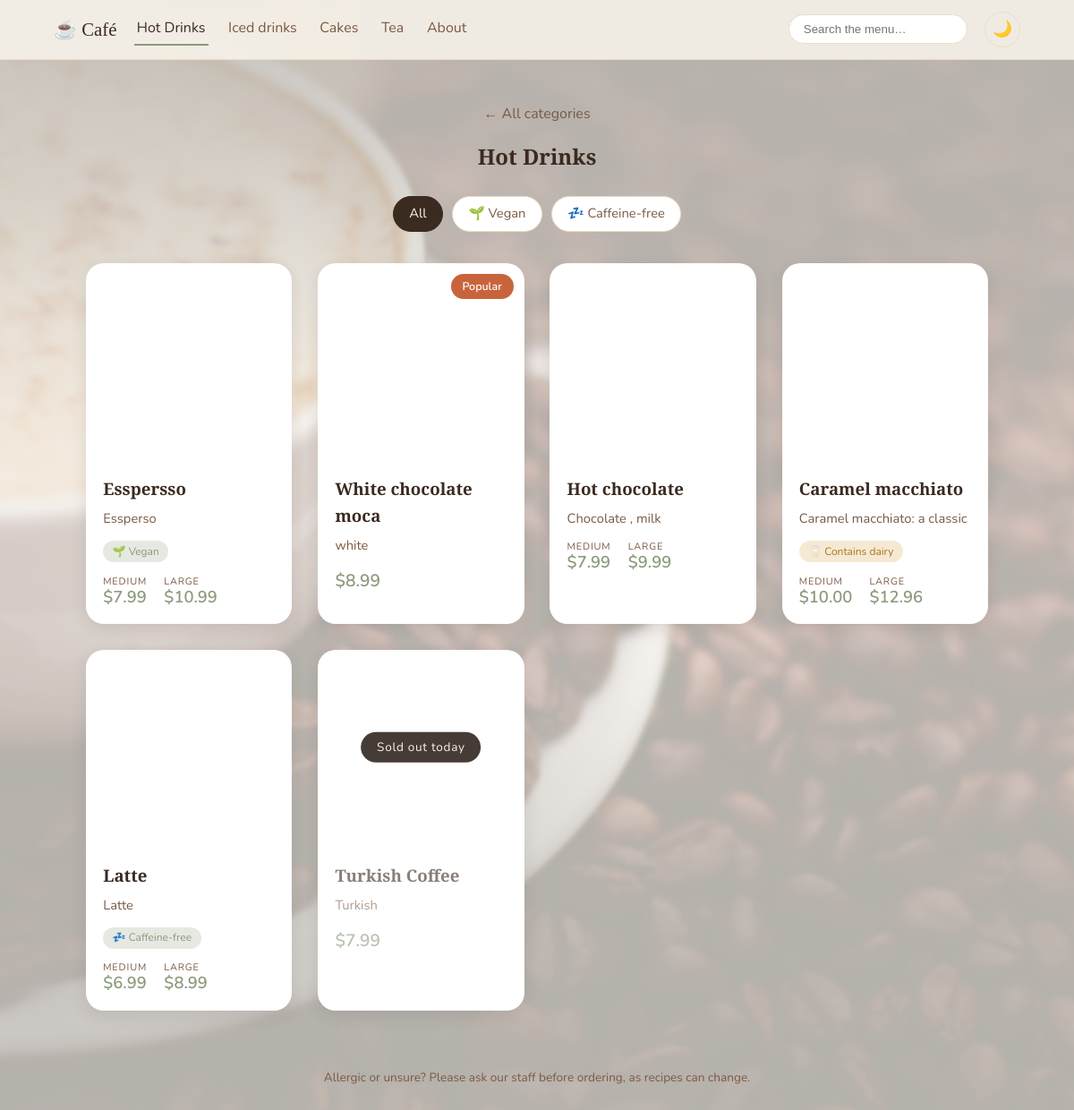
Page /coffee/hot-drinks/ on the committed database.
### coffee/models.py (models this page shows, shortened)
class Category(models.Model):
    name = models.CharField(max_length=60)
    slug = models.SlugField(unique=True)
    description = models.CharField(max_length=140, blank=True)
    image = models.ImageField(upload_to="categories/")
    order = models.PositiveIntegerField(default=0)
    class Meta:
        ordering = ["order"]
        verbose_name_plural = "categories"
    def get_absolute_url(self):
        return reverse("category_detail", args=[self.slug])

class Product(models.Model):
    BADGES = [("", "None"), ("new", "New"), ("popular", "Popular"), ("seasonal", "Seasonal")]
    category = models.ForeignKey(Category, related_name="products", on_delete=models.CASCADE)
    name = models.CharField(max_length=100)
    ingredients = models.TextField(help_text="e.g. Espresso, steamed milk, foam")
    image = models.ImageField(upload_to="products/")
    price = models.DecimalField("Price (medium)", max_digits=6, decimal_places=2,
                                help_text="The regular price. For items without sizes, like cakes, this is the only price.")
    price_large = models.DecimalField("Price (large)", max_digits=6, decimal_places=2,
                                      null=True, blank=True,
                                      help_text="Leave empty if the item has no sizes")
    available = models.BooleanField(default=True, help_text="Untick when sold out; it will show greyed out")
    badge = models.CharField(max_length=10, choices=BADGES, blank=True)
    is_vegan = models.BooleanField("Vegan", default=False)
    is_caffeine_free = models.BooleanField("Caffeine-free", default=False)
    has_nuts = models.BooleanField("Contains nuts", default=False)
    has_dairy = models.BooleanField("Contains dairy", default=False)

### coffee/views.py (the view)
# urls.py: path("coffee/<slug:slug>/", views.category_detail, name="category_detail"),
def category_detail(request, slug):
    category = get_object_or_404(Category, slug=slug)
    products = category.products.all()
    active_diet = request.GET.get("diet")
    if active_diet in DIET_FILTERS:
        products = products.filter(**DIET_FILTERS[active_diet])
    else:
        active_diet = None
    products = products.order_by("-available", "id")      # sold-out items sink to the bottom
    pick, _ = todays_pick()
    return render(request, "coffee/category_detail.html", {
        "category": category,
        "products": products,
        "pick_id": pick.id if pick else None,
        "active_diet": active_diet,
    })

### coffee/context_processors.py (called while the page is built)
def nav_categories(request):
    return {"nav_categories": Category.objects.all()}

### coffee/views.py (called while the page is built)
def todays_pick():
    today = timezone.localdate()
    pick = DailyPick.objects.filter(date=today).select_related("product__category").first()
    if pick:
        return pick.product, pick.note
    products = list(Product.objects.filter(available=True)
                    .select_related("category").order_by("id"))
    if products:                       # fallback: rotate by date
        return products[today.toordinal() % len(products)], ""
    return None, ""

### coffee/templates/coffee/category_detail.html (shortened to what this page needs)
{% extends "coffee/base.html" %}
{% block content %}
<header class="page-header">
  <a class="back" href="{% url 'categories' %}">← All categories</a>
  <h2>{{ category.name }}</h2>
</header>
<div class="filters">
  <a class="chip-filter {% if not active_diet %}active{% endif %}" href="{% url 'category_detail' category.slug %}">All</a>
  <a class="chip-filter {% if active_diet == 'vegan' %}active{% endif %}" href="?diet=vegan">🌱 Vegan</a>
  <a class="chip-filter {% if active_diet == 'caffeine_free' %}active{% endif %}" href="?diet=caffeine_free">💤 Caffeine-free</a>
</div>
<div class="grid products">
  {% for p in products %}
    {% include "coffee/_product_card.html" %}
  {% empty %}
  <p class="empty">{% if active_diet %}Nothing matches this filter in {{ category.name }}.{% else %}Nothing here yet, check back soon.{% endif %}</p>
  {% endfor %}
</div>
<p class="allergy-note">Allergic or unsure? Please ask our staff before ordering, as recipes can change.</p>
{% endblock %}

### coffee/templates/coffee/base.html (shortened to what this page needs)
{% load static %}
<!DOCTYPE html>
<html lang="en">
<head>
  <link rel="stylesheet" href="{% static 'css/style.css' %}">
</head>
<body>
  {% if request.resolver_match.url_name != "welcome" %}
  <nav class="navbar">
    <a class="brand" href="{% url 'welcome' %}">☕ Café</a>
    <div class="nav-links">
      {% for c in nav_categories %}
      <a href="{% url 'category_detail' c.slug %}"
         class="{% if request.path == c.get_absolute_url %}active{% endif %}">{{ c.name }}</a>
      {% endfor %}
      <a href="{% url 'about' %}" class="{% if request.resolver_match.url_name == 'about' %}active{% endif %}">About</a>
    </div>
    <form class="search" action="{% url 'search' %}" method="get">
      <input type="search" name="q" placeholder="Search the menu…" value="{{ query|default:'' }}">
    </form>
    <button id="theme-toggle" aria-label="Toggle evening mode">🌙</button>
  </nav>
  {% else %}
  <button id="theme-toggle" class="floating" aria-label="Toggle evening mode">🌙</button>
  {% endif %}
  {% block content %}{% endblock %}
</body>
</html>

### coffee/templates/coffee/_product_card.html (shortened to what this page needs)
<article class="product-card {% if not p.available %}sold-out{% endif %}">
  {% if p.badge %}<span class="pbadge pbadge-{{ p.badge }}">{{ p.get_badge_display }}</span>{% endif %}
  <div class="img-wrap">
    <img src="{{ p.image.url }}" alt="{{ p.name }}" loading="lazy" decoding="async">
    {% if not p.available %}<span class="soldout-label">Sold out today</span>{% endif %}
  </div>
  <div class="info">
    <h3>{{ p.name }}</h3>
    <p class="ingredients">{{ p.ingredients }}</p>
    {% if p.is_vegan or p.is_caffeine_free or p.has_nuts or p.has_dairy %}
    <div class="diet">
      {% if p.is_vegan %}<span class="chip good">🌱 Vegan</span>{% endif %}
      {% if p.is_caffeine_free %}<span class="chip good">💤 Caffeine-free</span>{% endif %}
      {% if p.has_dairy %}<span class="chip warn">🥛 Contains dairy</span>{% endif %}
    </div>
    {% endif %}
    {% include "coffee/_prices.html" %}
  </div>
</article>

### coffee/templates/coffee/_prices.html
<div class="prices">
  {% if p.price_large %}
    <span class="size"><small>Medium</small>${{ p.price }}</span>
    <span class="size"><small>Large</small>${{ p.price_large }}</span>
  {% else %}
    <span class="price">${{ p.price }}</span>
  {% endif %}
</div>

### coffee/static/css/style.css (style rules this page uses)
:root { --cream: #faf5ec; --latte: #e9dcc7; --espresso: #3b2a20; --mocha: #7a5a43; --sage: #8a9a7b; --card: #ffffff; }
body { transition: background .4s, color .4s; }
.product-card { background: var(--card); }
.navbar { position: sticky; top: 0; z-index: 100; display: flex; align-items: center; gap: 1.2rem; padding: .8rem 5%; background: color-mix(in srgb, var(--cream) 85%, transparent); backdrop-filter: blur(10px); border-bottom: 1px solid var(--latte); }
.brand { font-family: "Playfair Display", serif; font-size: 1.3rem; }
.nav-links { display: flex; gap: 1.2rem; flex: 1; overflow-x: auto; white-space: nowrap; }
.nav-links a { padding: .3rem .2rem; border-bottom: 2px solid transparent; color: var(--mocha); }
.nav-links a:hover, .nav-links a.active { color: var(--espresso); border-color: var(--sage); }
.search input { padding: .5rem 1rem; border-radius: 999px; border: 1px solid var(--latte); background: var(--card); color: var(--espresso); width: 200px; transition: width .3s, box-shadow .3s; }
#theme-toggle { background: none; border: 1px solid var(--latte); border-radius: 50%; width: 40px; height: 40px; cursor: pointer; font-size: 1.1rem; }
* { box-sizing: border-box; margin: 0; padding: 0; }
body { font-family: "Nunito", sans-serif; background: var(--cream); color: var(--espresso); line-height: 1.6; }
h1, h2, h3 { font-family: "Playfair Display", serif; }
a { text-decoration: none; color: inherit; }
.page-header { text-align: center; padding: 3rem 1rem 1.5rem; }
.page-header .back { display: block; margin-bottom: 1rem; color: var(--mocha); }
.grid { display: grid; gap: 1.8rem; padding: 1rem 8% 4rem; grid-template-columns: repeat(auto-fit, minmax(260px, 1fr)); }
.product-card { background: #fff; border-radius: 20px; overflow: hidden; box-shadow: 0 6px 18px rgba(59,42,32,.1); transition: transform .3s; }
.product-card img { width: 100%; height: 210px; object-fit: cover; }
.info { padding: 1.2rem; }
.ingredients { color: var(--mocha); font-size: .92rem; margin: .4rem 0 .8rem; }
.price { font-weight: 600; color: var(--sage); font-size: 1.2rem; }
body::before { content: ""; position: fixed; inset: -20px; z-index: -1; background: url("../img/hero.jpg") center / cover no-repeat; filter: blur(2px) saturate(.9); opacity: .30; transition: opacity .4s; }
.product-card { position: relative; }
.grid.products { grid-template-columns: repeat(4, 1fr); }
.prices { display: flex; flex-wrap: wrap; gap: 1.2rem; align-items: flex-end; }
.prices .size { color: var(--sage); font-weight: 600; font-size: 1.15rem; line-height: 1.2; }
.prices .size small { display: block; font-size: .68rem; font-weight: 400; letter-spacing: .08em; text-transform: uppercase; color: var(--mocha); }
.pbadge { position: absolute; top: 12px; right: 12px; z-index: 1; padding: .25rem .8rem; border-radius: 999px; font-size: .78rem; font-weight: 600; color: #fff; }
.pbadge-popular { background: #c8643c; }
.img-wrap { position: relative; }
.sold-out img { filter: grayscale(1); opacity: .55; }
.sold-out .info { opacity: .6; }
.soldout-label { position: absolute; top: 50%; left: 50%; transform: translate(-50%, -50%); background: rgba(30, 18, 10, .82); color: #faf5ec; padding: .4rem 1.1rem; border-radius: 999px; font-size: .85rem; letter-spacing: .05em; white-space: nowrap; }
.diet { display: flex; flex-wrap: wrap; gap: .4rem; margin-bottom: .9rem; }
.chip { padding: .15rem .65rem; border-radius: 999px; font-size: .75rem; }
.chip.good { background: color-mix(in srgb, var(--sage) 22%, transparent); color: var(--sage); }
.chip.warn { background: color-mix(in srgb, #d49a3a 22%, transparent); color: #a9741a; }
.filters { display: flex; flex-wrap: wrap; justify-content: center; gap: .6rem; padding: 0 1rem 1.2rem; }
.chip-filter { padding: .45rem 1.1rem; border-radius: 999px; font-size: .92rem; border: 1px solid var(--latte); background: var(--card); color: var(--mocha); transition: all .3s; }
.chip-filter.active { background: var(--espresso); color: var(--cream); border-color: var(--espresso); }
.allergy-note { text-align: center; color: var(--mocha); font-size: .85rem; padding: 0 1rem 3rem; }

### rows in the picture
Category: name "Hot Drinks"
Category: name "Iced drinks"
Category: name "Cakes"
Category: name "Tea"
Product: image (picture), name "Esspersso", ingredients "Essperso", is_vegan "🌱 Vegan", price "7.99", price_large "10.99"
Product: badge "Popular", image (picture), name "White chocolate moca", ingredients "white", price "8.99"
Product: image (picture), name "Hot chocolate", ingredients "Chocolate , milk", price "7.99", price_large "9.99"
Product: image (picture), name "Caramel macchiato", ingredients "Caramel macchiato: a classic", is_vegan "🥛 Contains dairy", price "10.00", price_large "12.96"
Product: image (picture), name "Latte", ingredients "Latte", is_vegan "💤 Caffeine-free", price "6.99", price_large "8.99"
Product: image (picture), available "Sold out today", name "Turkish Coffee", ingredients "Turkish", price "7.99"
